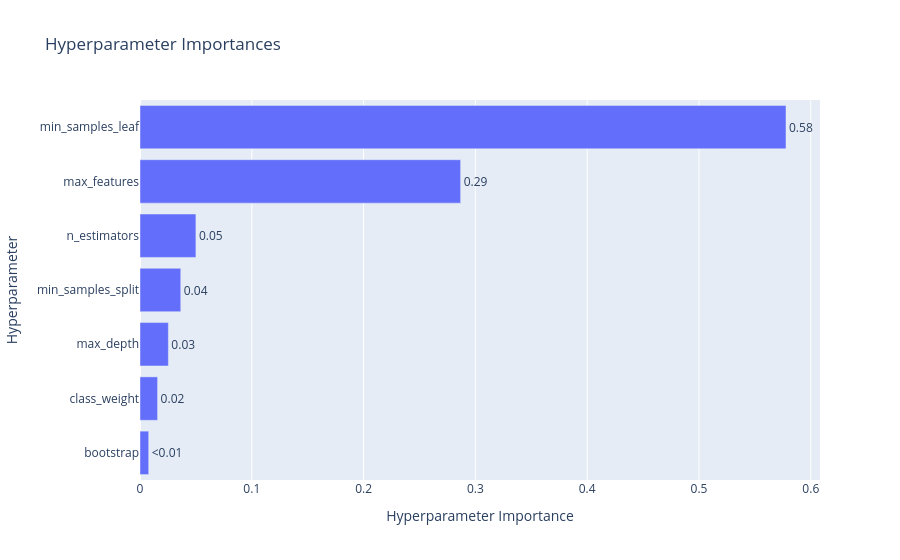

The notebook cell this image was saved under:
### Markdown cell above
Попробуем улучшить результат. Для начала обратим внимание на параметры, какие из них наиболее важны с точки зрения влияния на результат.

### Code cell
optuna.visualization.plot_param_importances(study, target_name="f1_score")

### Figure 1 — Plotly figure (JSON) as saved in the notebook; plotly's stock layout.template omitted (floating-point values rounded to 4 significant figures)
{"data": [{"cliponaxis": false, "hovertemplate": ["bootstrap (CategoricalDistribution): 0.007802250030929031<extra></extra>", "class_weight (CategoricalDistribution): 0.01574535992114672<extra></extra>", "max_depth (IntDistribution): 0.025373810716901257<extra></extra>", "min_samples_split (IntDistribution): 0.036447574673505796<extra></extra>", "n_estimators (IntDistribution): 0.05000789536888209<extra></extra>", "max_features (CategoricalDistribution): 0.28679227350356074<extra></extra>", "min_samples_leaf (IntDistribution): 0.5778308357850742<extra></extra>"], "name": "f1_score", "orientation": "h", "text": ["<0.01", "0.02", "0.03", "0.04", "0.05", "0.29", "0.58"], "textposition": "outside", "type": "bar", "x": [0.007802, 0.01575, 0.02537, 0.03645, 0.05001, 0.2868, 0.5778], "y": ["bootstrap", "class_weight", "max_depth", "min_samples_split", "n_estimators", "max_features", "min_samples_leaf"]}], "layout": {"title": {"text": "Hyperparameter Importances"}, "xaxis": {"title": {"text": "Hyperparameter Importance"}}, "yaxis": {"title": {"text": "Hyperparameter"}}}}
